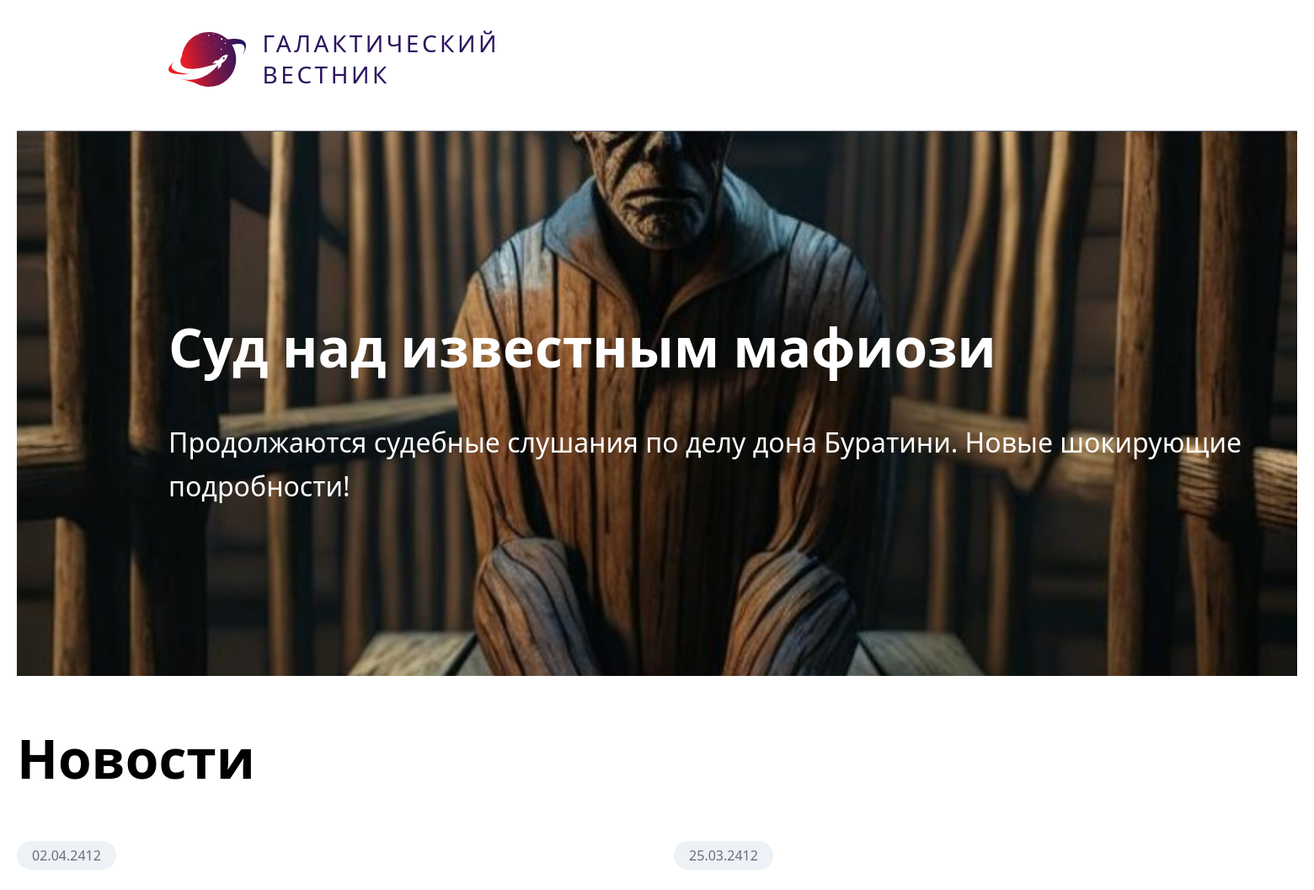
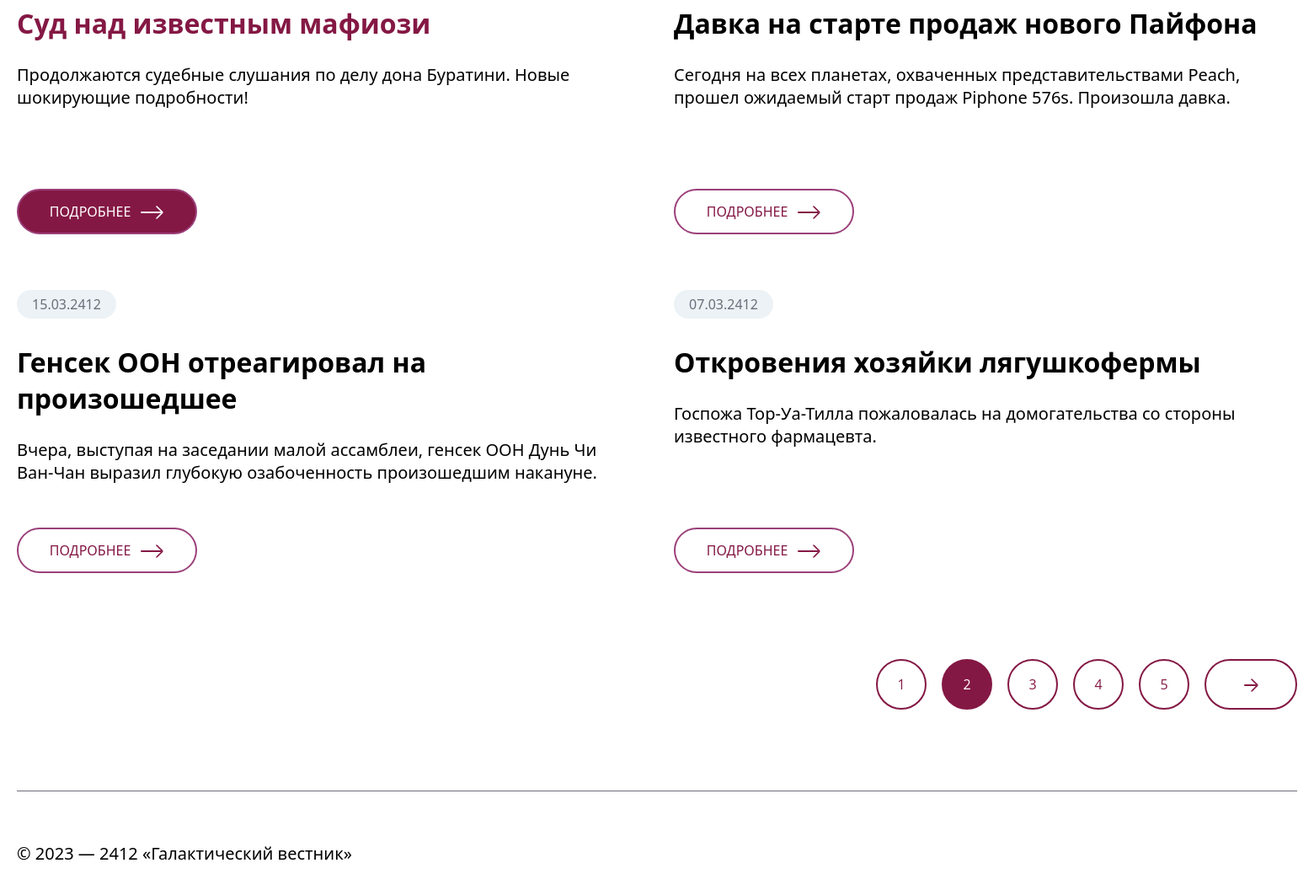
The app's page /index.php?page=2 with its own data (2 pictures, top to bottom).
### tables this page shows
CREATE TABLE `news` (
  `id` int(11) unsigned NOT NULL AUTO_INCREMENT,
  `date` datetime NULL DEFAULT NULL,
  `title` varchar(250) NOT NULL DEFAULT '',
  `announce` text NULL DEFAULT NULL,
  `content` text NULL DEFAULT NULL,
  `image` varchar(250) NOT NULL DEFAULT '',
  PRIMARY KEY (`id`),
  KEY `id` (`id`),

  KEY `idx_news_date` (`date`));

### app/Controllers/ControllerNews.php (called while the page is built, shortened)
<?php
class ControllerNews
{
    public static function pageIndex($pageId)
    {
        $limit = 4;
        $page = filter_var($pageId, FILTER_SANITIZE_NUMBER_INT) ?? 1;
        $offset = ($page * $limit) - $limit;
        $items = \app\Models\ModelNews::getRows($offset, $limit);
        $currentPage = $_GET['page'] ?? $currentPage = 1;
        $countPages = ceil(\app\Models\ModelNews::getCount() / $limit);
        $nextPage = $currentPage + 1;
        require dirname(dirname(__DIR__)) .'/Templates/template_index.php';
    }
}

### app/config.php (called while the page is built)
<?php
$host = "localhost";
$user = "root";
$pass = "root";
$db   = "workspace__test";

### app/DB.php (called while the page is built, shortened)
<?php
class DB
{
    private static $conn = null;
    public static function connect()
    {
        if (self::$conn === null) {
            require_once dirname(__DIR__) .'/app/config.php';
            self::$conn = new \mysqli($host,$user,$pass,$db);
            return self::$conn;
        }
        return self::$conn;
    }
}

### app/Models/ModelNews.php (called while the page is built, shortened)
<?php
class ModelNews
{
    public static function getCount()
    {
        $sql = mysqli_query(\app\DB::connect(), "SELECT COUNT(*) FROM `news`");
        $row = mysqli_fetch_row($sql);
        $totalNews = $row[0];
        return $totalNews;
    }
    public static function getRows($offset, $limit)
    {
        $items = mysqli_query(\app\DB::connect(), "SELECT * FROM `news` ORDER BY date DESC LIMIT $offset,$limit");
        return $items;
    }
}

### Templates/template_index.php (the view, shortened to what this page needs)
<!DOCTYPE html>
<html lang="ru">
<head>
    <link rel="stylesheet" href="css/style.css">
</head>
<body class="page__body">
    <header class="page-header">
        <div class="page-header__logo">
            <a class="page-header__link" href="index.php">
                <img src="img/logo.svg" width="93" height="66" alt="Логотип">
                <p class="logo-text">Галактический<br>вестник</p>
            </a>
        </div>
    </header>
    <main class="page-main">
        <div class="news">
            <div class="banner-news">
                <div class="banner-news__wrapper">
                    <div class="banner-news__content">
                        <h1 class="banner-news__title">asd</h1>
                        <p class="banner-news__text">asd</p>
                    </div>
                </div>
            </div>
            <section class="news-thumbnails">
                <div class="news-thumbnails__content">
                    <h1>Новости</h1>
                    <ul class="news-thumbnails__list">
                        <?php foreach ($items as $item) { ?>
                        <li class="news-thumbnails__item">
                            <div class="news-thumbnails__container">
                                <div class="news-thumbnails__date"><?= date_format(date_create($item["date"]), "d.m.Y") ?></div>
                                <h2 class="news-thumbnails__title"><?= $item["title"] ?></h2>
                                <div class="news-thumbnails__announce"><?= $item["announce"] ?></div>
                            </div>
                            <a href="index.php?search=<?= $item["id"] ?>" class="news-thumbnails__link">
                                <div class="news-thumbnails__link--block">
                                    <p class="news-thumbnails__link--text">Подробнее</p>
                                </div>
                            </a>
                        </li>
                        <?php } ?>
                    </ul>
                </div>
                <div class="pagination">
                    <ul class="pagination__list">
                        <?php for ($i = 1; $i <= $countPages; $i++) { ?>
                        <li class="pagination__item"><a class=pagination__link href=index.php?page=<?= $i ?>><?= $i ?></a></li>
                        <?php }; ?>
                        <li class="pagination__item <?= ($currentPage == $countPages) ? "visually-hidden" : ""; ?>"><a class=pagination__link href=index.php?page=<?= $nextPage ?>></a></li>
                    </ul>
                </div>
            </section>
        </div>
    </main>
    <footer class="page-footer">
        <div class="page-footer__content">© 2023 — 2412 «Галактический вестник»</div>
    </footer>
</body>
</html>

### css/style.css (style rules this page uses)
li { list-style: none; }
.page__body { display: flex; flex-direction: column; align-items: center; margin: 0; padding: 0; font-family: 'Segoe UI', Tahoma, Geneva, Verdana, sans-serif; }
.page-header { width: 1920px; height: 140px; }
.page-main { width: 1920px; }
.page-footer { display: flex; flex-direction: row; align-items: center; width: 1920px; }
.page-header { height: 155px; }
.page-header__logo { margin: 33px 0 33px 180px; }
.page-header__link { display: flex; flex-direction: row; align-items: center; justify-content: space-between; width: 390px; height: 74px; cursor: pointer; }
.logo-text { font-size: 28px; font-weight: 400; line-height: 1.32em; letter-spacing: 0.125em; text-transform: uppercase; color: #2C145E; margin-left: 20px; }
a { text-decoration: none; }
.page-header { border-bottom: 1px solid #6C6E7B; }
.news { margin: 0; padding: 0; }
.news h1 { font-size: 64px; font-weight: 600; line-height: 1.4em; }
.news h2 { font-size: 32px; }
.news .pagination__list { display: flex; flex-direction: row; align-items: flex-end; }
.pagination { display: flex; flex-direction: row-reverse; margin-top: 60px; margin-bottom: 80px; }
.pagination__item .pagination__link { display: flex; width: 56px; height: 56px; border-radius: 30px; background-color: white; color: #841844; border: 2px solid #841844; }
.pagination__item .pagination__link { display: flex; align-items: center; justify-content: center; width: 56px; height: 56px; border-radius: 30px; border-color: none; background-color: white; color: #841844; border: 2px solid #841844; font-family: 'Open Sans', sans-serif; }
.pagination__item:not(:first-child) { margin-left: 18px; }
.pagination__item:last-child .pagination__link { position: relative; width: 106px; }
.pagination__item:last-child .pagination__link::before { position: absolute; content: ''; width: 15px; height: 2px; background-color: #841844; right: 46px; top: 50%; border-radius: 2px; }
.pagination__item:last-child .pagination__link::after { content: ''; width: 10px; height: 10px; border-right: 2px solid #841844; border-top: 2px solid #841844; right: 46px; position: absolute; top: 52%; transform: translateY(-50%) rotate(45deg); border-radius: 2px; z-index: 100; }
.pagination__item--current .pagination__link { border: 2px solid #841844; color: #ffffff; background-color: #841844; }
.page-footer { width: 1520px; font-size: 20px; border-top: 1px solid #6C6E7B; }
.page-footer .page-footer__content { margin-top: 60px; margin-bottom: 30px; }
.banner-news__wrapper { margin-left: 180px; }
.banner-news { display: flex; flex-direction: row; align-items: center; height: 646px; background-image: url(../../task/images/bg-test.jpg); background-size: cover; background-position: center; color: #fff; font-size: 32px; font-weight: 400; line-height: 1.6em; }
.news-thumbnails { width: 1520px; margin: 0; padding: 0; margin-left: auto; margin-right: auto; }
.news-thumbnails__item { display: flex; flex-direction: column; justify-content: space-between; margin-bottom: 30px; min-height: 332px; }
.news-thumbnails__item:nth-child(2n+1) { grid-column: 1 / 2; }
.news-thumbnails__item--current .news-thumbnails__title { color: #841844; }
.news-thumbnails__link { display: flex; flex-direction: column; width: 210px; height: 50px; text-transform: uppercase; }
.news-thumbnails__link--block { display: flex; align-items: center; justify-content: center; position: relative; width: 210px; height: 50px; border: 2px solid #9B407A; border-radius: 50px; background-color: #FFFFFF; color: #841844; }
.news-thumbnails__link--block .news-thumbnails__link--text { padding-right: 40px; }
.news-thumbnails__item--current .news-thumbnails__link--block { background-color: #841844; color: #FFFFFF; }
.news-thumbnails__date { display: flex; align-items: center; justify-content: center; width: 118px; height: 34px; background-color: #ECF2F5; border-radius: 20px; margin-bottom: 30px; color: #6C6E7B; }
.news-thumbnails__announce { font-size: 20px; margin-bottom: 30px; }
.news-thumbnails__list { display: grid; grid-template-columns: repeat(2, 740px); gap: 40px; margin: 0; padding: 0; }
.news-thumbnails__container { width: 720px; }
@media (max-width: 1920px) { .page-header, .page-main, .page-footer { width: 1900px; } }
@media (min-width: 1520px) and (max-width: 1920px) { .page-header, .page-main, .page-footer { width: 1520px; } }

### records on screen
news: date "02.04.2412", title "Суд над известным мафиози", announce "Продолжаются судебные слушания по делу дона Буратини. Новые шокирующие подробности!"
news: date "25.03.2412", title "Давка на старте продаж нового Пайфона", announce "Сегодня на всех планетах, охваченных представительствами Peach, прошел ожидаемый старт продаж Piphone 576s. Произошла давка."
news: date "15.03.2412", title "Генсек ООН отреагировал на произошедшее", announce "Вчера, выступая на заседании малой ассамблеи, генсек ООН Дунь Чи Ван-Чан выразил глубокую озабоченность произошедшим накануне."
news: date "07.03.2412", title "Откровения хозяйки лягушкофермы", announce "Госпожа Тор-Уа-Тилла пожаловалась на домогательства со стороны известного фармацевта."
